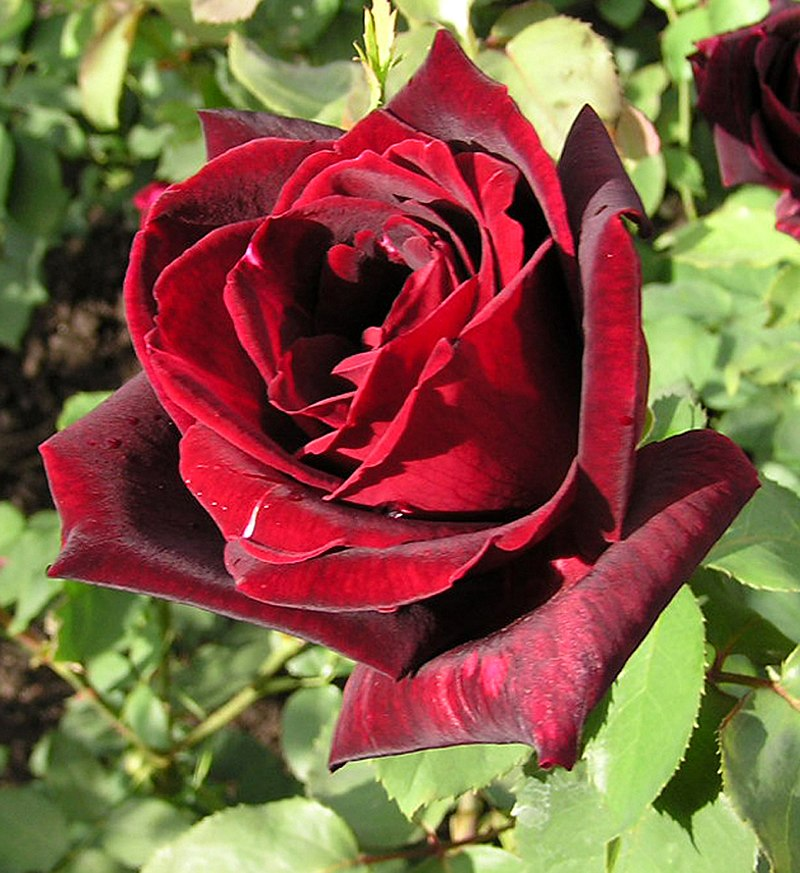
#> input picture data/rose.jpg, 800 x 873 px, found by its file name
$ jupyter execute tp-05_solution_acp-image.ipynb
#> lines starting #> are read from the running program, lines starting #| are printed output that depends on the picture
[cell 1]
from typing import Sequence

import cv2
import numpy as np
import matplotlib.pyplot as plt
from sklearn.decomposition import PCA

## Préparation générale des données

- (Déposer manuellement une des images récupérées par webscraping ou API dans le même dossier que le notebook ou travailler avec une image déjà présente.)
- Trouver la fonction d'OpenCV (cv2) permettant de charger une image, et l'utiliser pour charger l'image choisie. <br>
- A l'aide de la fonction cvtColor de cv2, convertir l'image vers l'espace COLOR_BGR2RGB.

[cell 2]
def load_image(image_name: str) -> np.ndarray:
    """Load image from current folder with OpenCV."""
#> called with image_name = 'rose.jpg'
    return cv2.cvtColor(cv2.imread(image_name), cv2.COLOR_BGR2RGB)

[cell 3]
img = load_image("rose.jpg")

- Afficher l'image à l'aide de plt.

[cell 4]
def display_image(img: np.ndarray) -> None:
    """Display image with plt."""
    plt.imshow(img)
    plt.show()

[cell 5]
display_image(img)

- Afficher la taille de l'image.

[cell 6]
img.shape
#> Out = (873, 800, 3)

- Séparer ("split") les 3 canaux de couleurs de l'image (bleu, vert, rouge).

[cell 7]
blue, green, red = cv2.split(img)
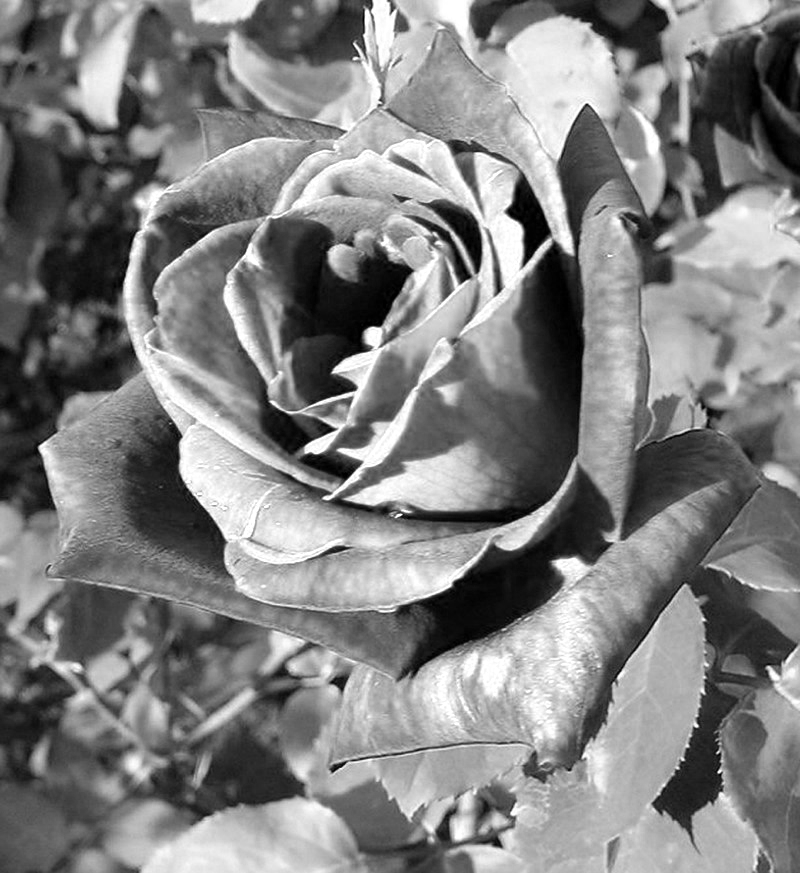
#> blue: shape (873, 800); min 0, max 255, mean 128.2
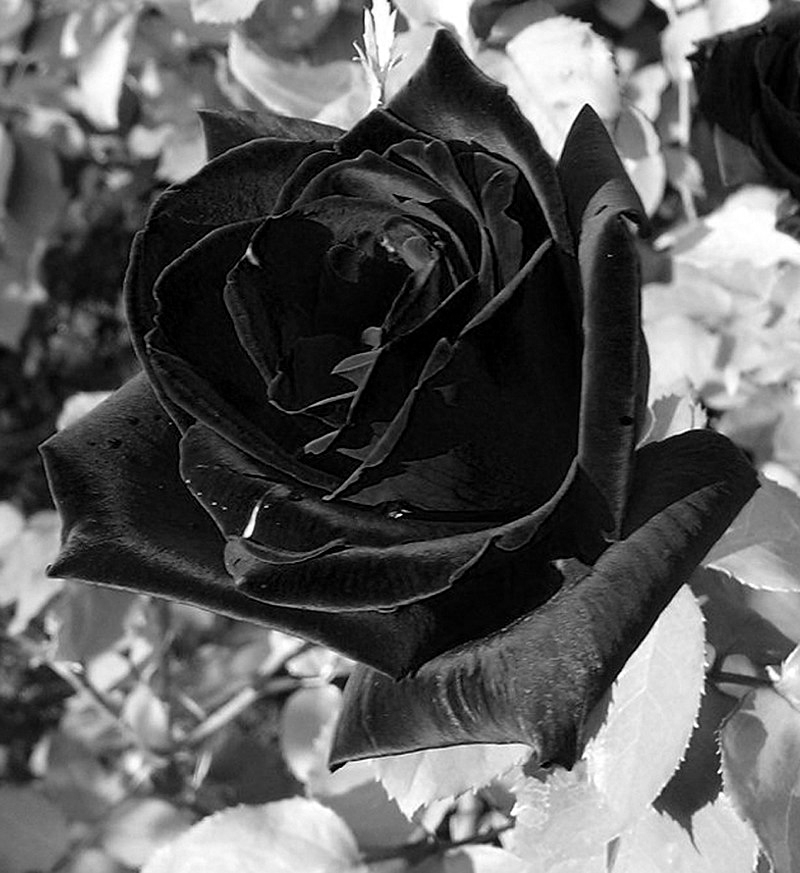
#> green: shape (873, 800); min 0, max 255, mean 90.7

- A l'aide de subplots (plt), afficher les images de chaque canal de couleur. Ajouter à chacune d'elle un titre indiquant la couleur correspondante.

[cell 8]
fig = plt.figure(figsize = (15, 7.2))
fig.add_subplot(131)
plt.title("Canal bleu")
plt.imshow(blue)

fig.add_subplot(132)
plt.title("Canal vert")
plt.imshow(green)

fig.add_subplot(133)
plt.title("Canal rouge")
plt.imshow(red)

plt.show()

## Préparation spécifique des données

- Afficher les valeurs numériques contenues dans un canal de couleurs. Trouver le minimum et le maximum de ces valeurs.

[cell 9]
print(red)
#> (printed output is left out)
print(red.max())
#| 255
print(red.min())
#| 0

- Normaliser les données.

[cell 10]
scaled_blue = blue / 255
scaled_green = green / 255
scaled_red = red / 255

## Première ACP

- Préparer une constante comportant le nombre de composantes de l'ACP (200 pour le moment).

[cell 11]
n_components: int = 10

- Réaliser 3 ACP distinctes pour chaque canal de couleurs, en fittant sur les données normalisées et en transformant ces mêmes données.

[cell 12]
pca_b = PCA(n_components=n_components)
trans_pca_b = pca_b.fit_transform(scaled_blue)

pca_g = PCA(n_components=n_components)
trans_pca_g = pca_g.fit_transform(scaled_green)

pca_r = PCA(n_components=n_components)
trans_pca_r = pca_r.fit_transform(scaled_red)

- Vérifier la taille des matrices ainsi obtenues et les comparer avec les tailles initiales.

[cell 13]
print(trans_pca_b.shape)
#| (873, 10)
print(trans_pca_r.shape)
#| (873, 10)
print(trans_pca_g.shape)
#| (873, 10)

[cell 14]
def add_subplot(
    x: Sequence[int],
    fitted_pca: PCA,
    subplot_position: int,
    channel_name: str,
) -> None:

    explained_variances: Sequence[float] = 100 * fitted_pca.explained_variance_ratio_
    fig.add_subplot(subplot_position)
    plt.title(f"Canal {channel_name}")
    plt.ylabel("Pourcentage d'inertie")
    plt.xlabel("Rang de l'axe d'inertie")
    plt.bar(x, explained_variances)
    plt.plot(x, explained_variances.cumsum(), c="red", marker='o')

[cell 15]
x = list(range(1, n_components + 1))
fig = plt.figure(figsize = (15, 6))

add_subplot(
    x=x,
    fitted_pca=pca_b,
    subplot_position=131,
    channel_name="bleu",
)

add_subplot(
    x=x,
    fitted_pca=pca_g,
    subplot_position=132,
    channel_name="vert",
)

add_subplot(
    x=x,
    fitted_pca=pca_r,
    subplot_position=133,
    channel_name="rouge",
)

plt.show()
#> figure, not shown here; panel 1: tallest bar 19.07 high, from x = 0.6 to 1.4; panel 1: curve peaks at x = 10, y = 70.29; panel 2: tallest bar 46.62 high, from x = 0.6 to 1.4; panel 2: curve peaks at x = 10, y = 85.28

- Afficher le taux de variance totale expliquée par les n_components premières composantes de l'ACP pour chaque canal de couleur.

[cell 16]
print(f"Canal bleu : {sum(pca_b.explained_variance_ratio_)}")
print(f"Canal vert : {sum(pca_g.explained_variance_ratio_)}")
print(f"Canal rouge  : {sum(pca_r.explained_variance_ratio_)}")

### Reconstruction de l'image réduite

- Reconstruire les tableaux numpy des différents canaux à partir des transformées inverses des ACP. Afficher les tailles des objets obtenus.

[cell 17]
b_arr = pca_b.inverse_transform(trans_pca_b)
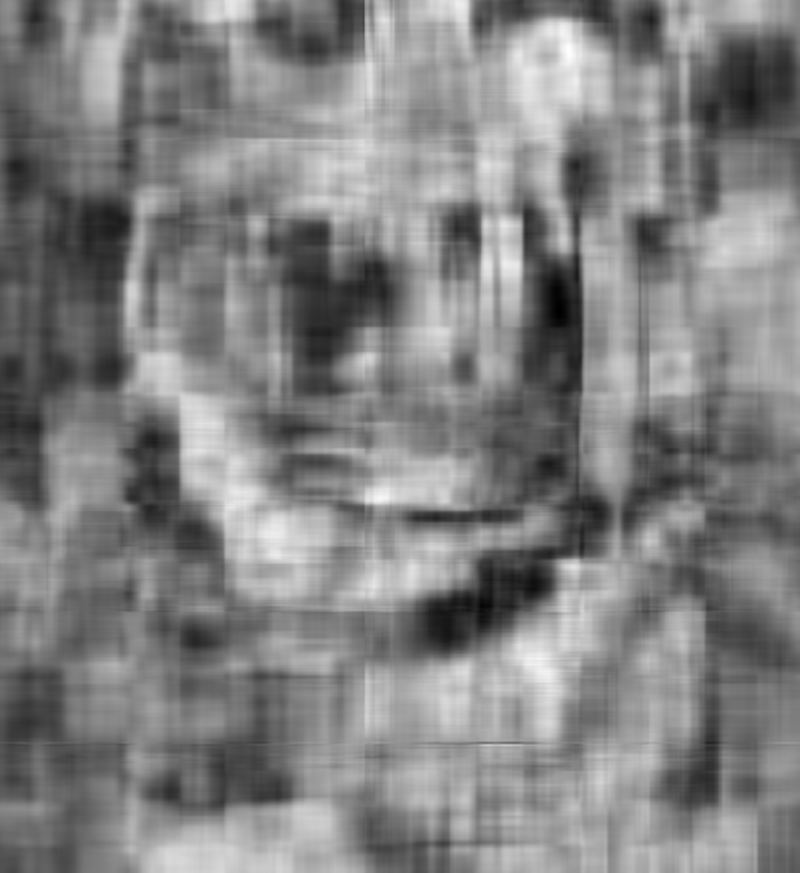
#> b_arr: shape (873, 800) float64; min -0.179, max 1.16, mean 0.503; drawn with min black and max white
g_arr = pca_g.inverse_transform(trans_pca_g)
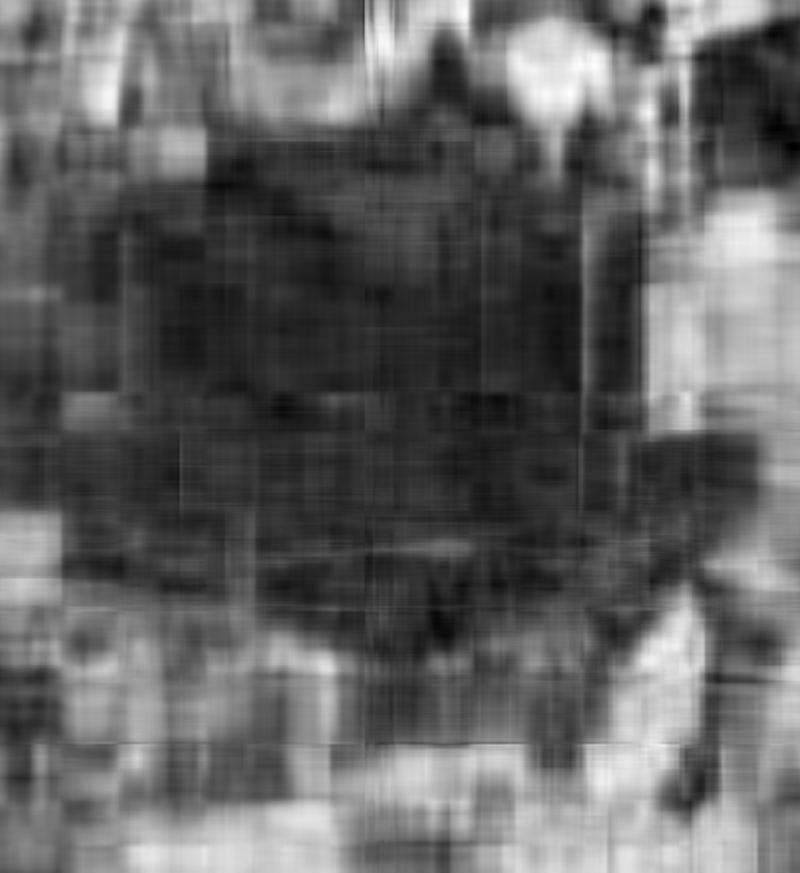
#> g_arr: shape (873, 800) float64; min -0.138, max 1.14, mean 0.356; drawn with min black and max white
r_arr = pca_r.inverse_transform(trans_pca_r)
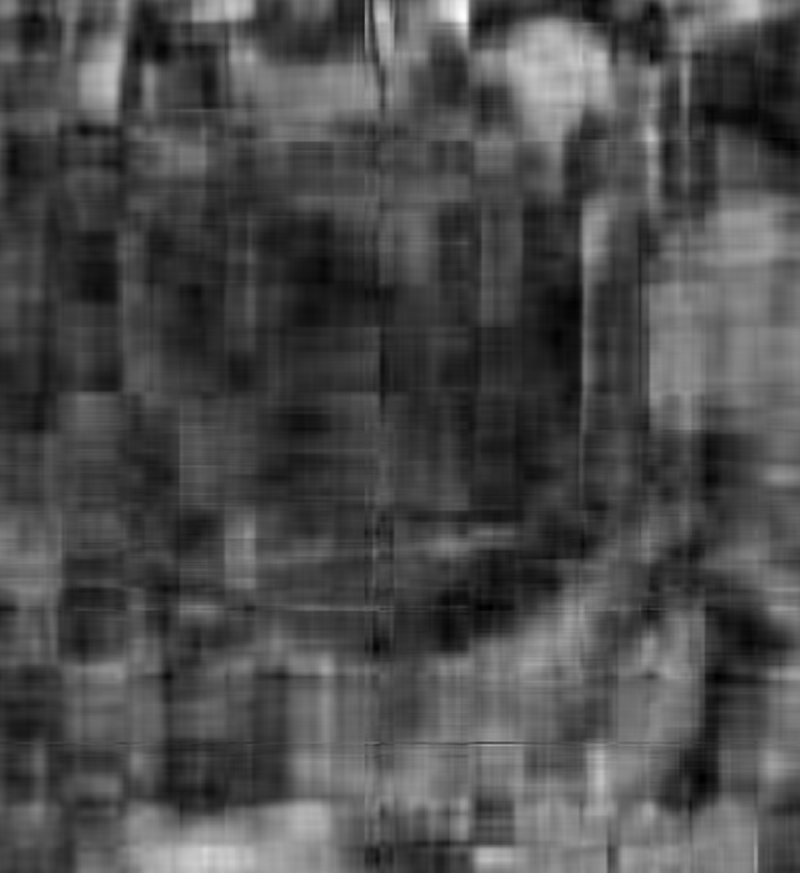
#> r_arr: shape (873, 800) float64; min -0.0866, max 1.05, mean 0.255; drawn with min black and max white
print(b_arr.shape, g_arr.shape, r_arr.shape)
#| (873, 800) (873, 800) (873, 800)

- Reconstruire le tableau numpy de l'image globale à l'aide de la fonction merge de cv2.

[cell 18]
img_reduced= cv2.merge((b_arr, g_arr, r_arr))
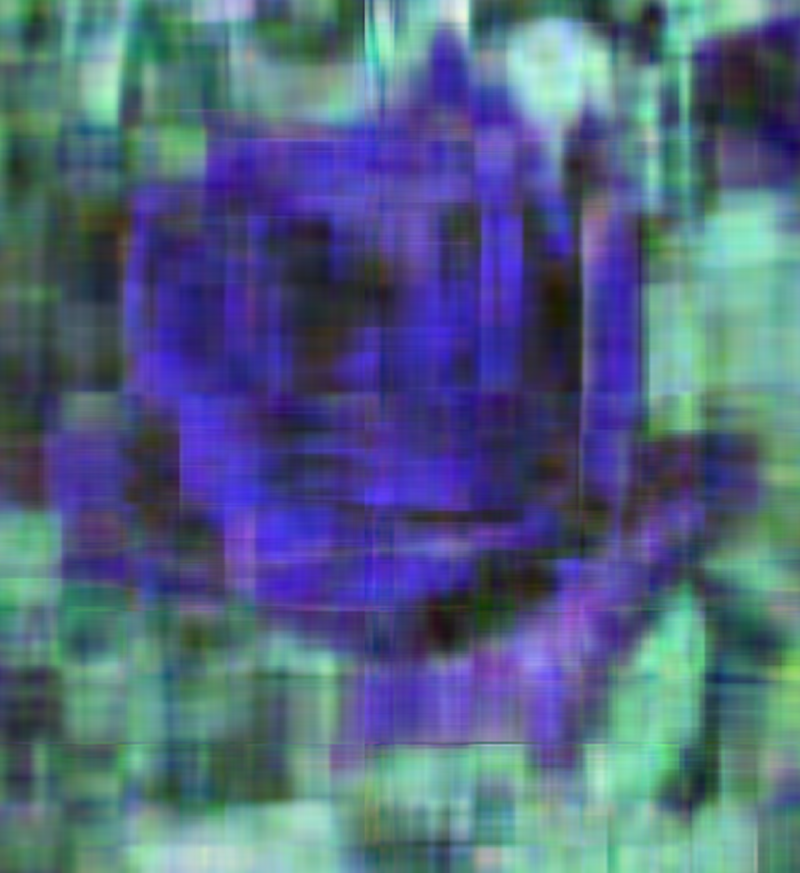
#> img_reduced: shape (873, 800, 3) float64; mean of channels 0, 1, 2 0.503, 0.356, 0.255; drawn with min black and max white
print(img_reduced.shape)
#| (873, 800, 3)

- Afficher côte à côte l'image initiale et l'image réduite.

[cell 19]
fig = plt.figure(figsize = (10, 7.2))

fig.add_subplot(121)
plt.title("Image originale")
plt.imshow(img)

fig.add_subplot(122)
plt.title("Image réduite")
plt.imshow(img_reduced)

plt.show()
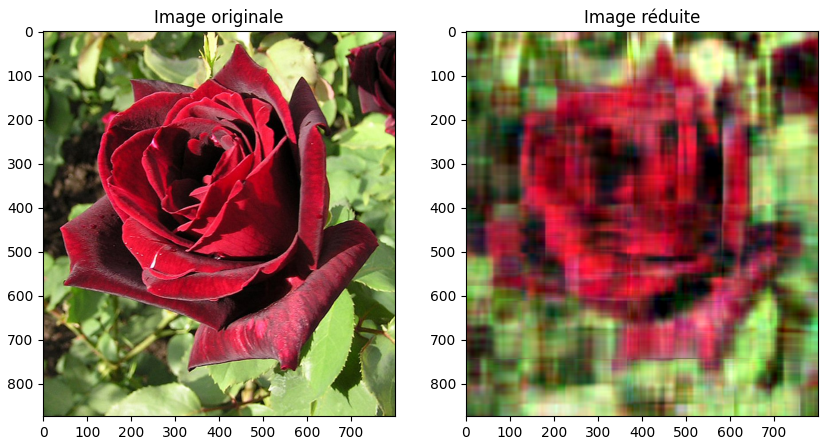
#> figure drawn by matplotlib, 2 panels

$ run again, with data/bateau.jpg copied over data/rose.jpg
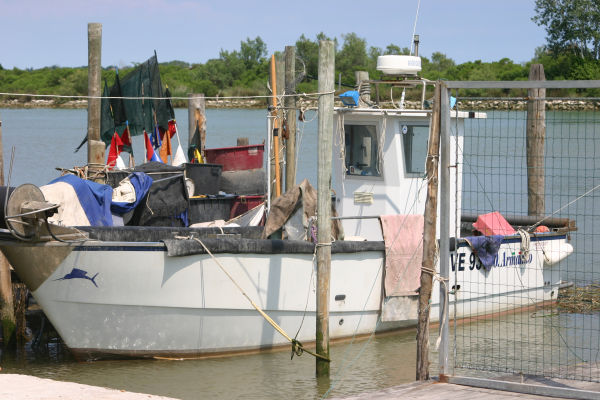
#> input picture data/bateau.jpg, 600 x 400 px, found by its file name
#> (printed output is left out)
#| 255
#| 0
#| (400, 10)
#| (400, 10)
#| (400, 10)
#| (400, 600) (400, 600) (400, 600)
#> `img_reduced= cv2.merge((b_arr, g_arr, r_arr))`:
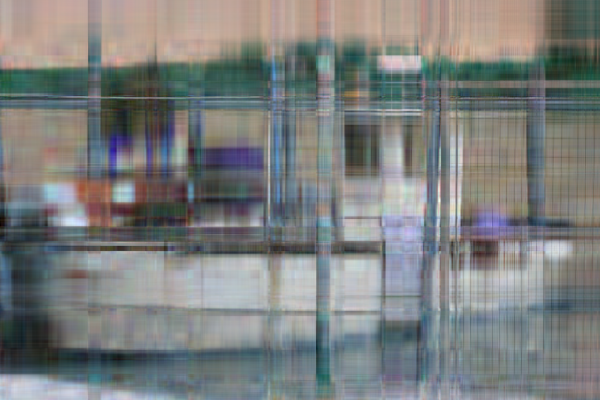
#> img_reduced: shape (400, 600, 3) float64; mean of channels 0, 1, 2 0.562, 0.565, 0.552; drawn with min black and max white
#| (400, 600, 3)
#> `plt.show()`:
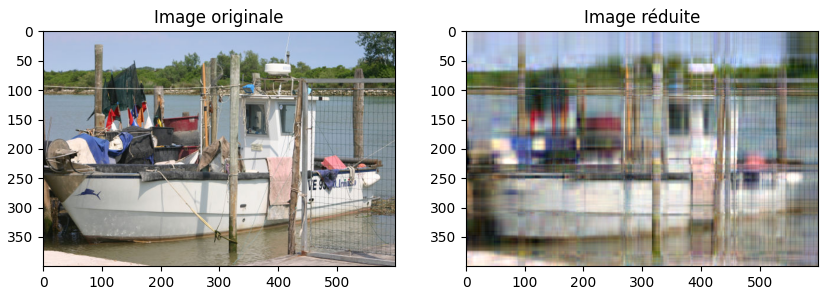
#> figure drawn by matplotlib, 2 panels

$ run again, with data/istockphoto_faces.jpg copied over data/rose.jpg
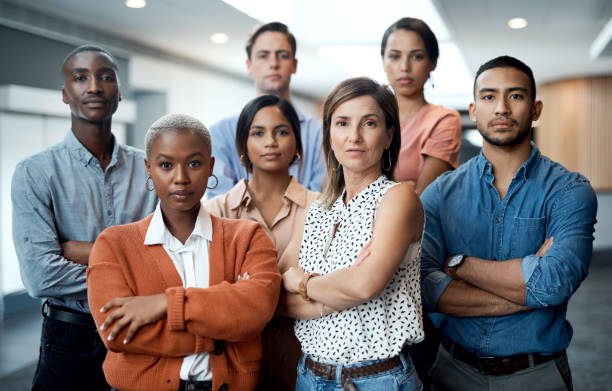
#> input picture data/istockphoto_faces.jpg, 612 x 391 px, found by its file name
#> (printed output is left out)
#| 255
#| 0
#| (391, 10)
#| (391, 10)
#| (391, 10)
#| (391, 612) (391, 612) (391, 612)
#> `img_reduced= cv2.merge((b_arr, g_arr, r_arr))`:
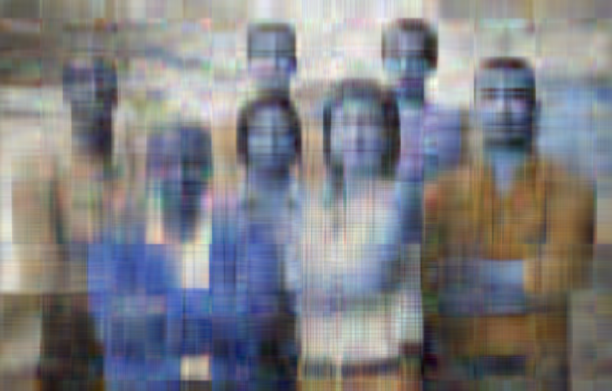
#> img_reduced: shape (391, 612, 3) float64; mean of channels 0, 1, 2 0.515, 0.489, 0.486; drawn with min black and max white
#| (391, 612, 3)
#> `plt.show()`:
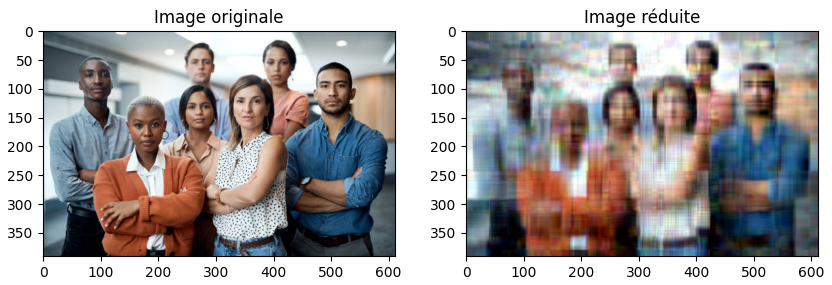
#> figure drawn by matplotlib, 2 panels

$ run again, with data/reticulated_python.jpg copied over data/rose.jpg
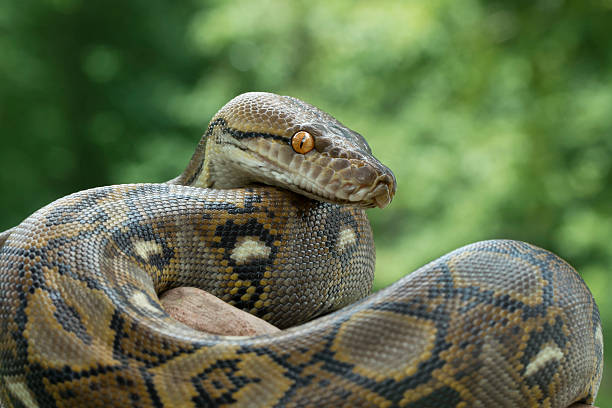
#> input picture data/reticulated_python.jpg, 612 x 408 px, found by its file name
#> (printed output is left out)
#| 255
#| 0
#| (408, 10)
#| (408, 10)
#| (408, 10)
#| (408, 612) (408, 612) (408, 612)
#| (408, 612, 3)
#> `plt.show()`:
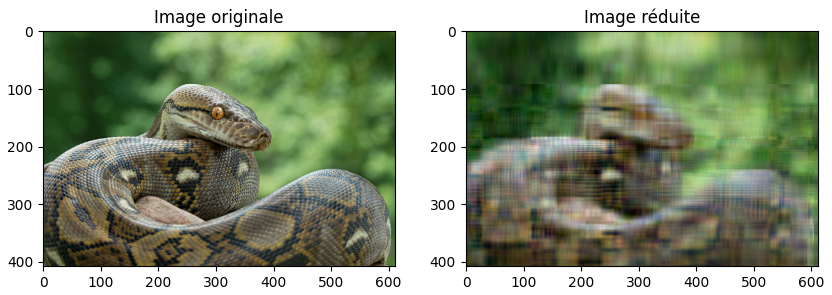
#> figure drawn by matplotlib, 2 panels
